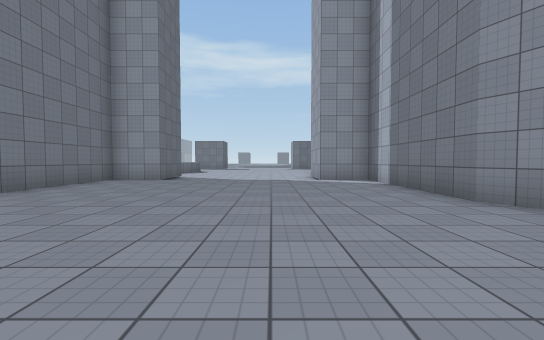
View 1 (above)

17 first-person views from a walk through a 3-D level made in the Unity game engine. The camera is 1.2 m above the floor, tilts 2° down and sees 90° across. The floor is counted in squares, 2 m on a side. Each view is taken from the middle of a square. On the plan, view 1 faces up. The plan holds only what a view shows up to about 9 squares ahead; the rest is blank. The place goes on beyond the plan. The player is left out. Surface patterns are stand-ins for the level's own textures.

View 2
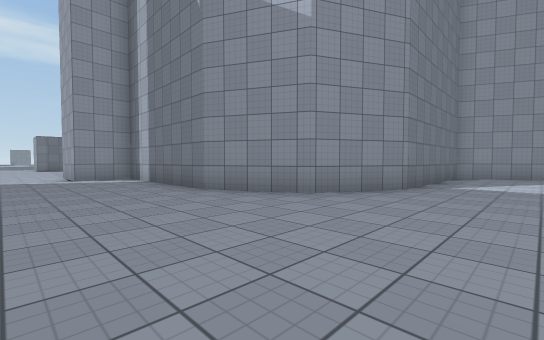

View 3
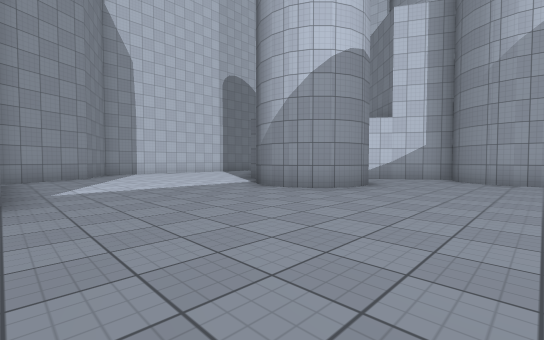

View 4
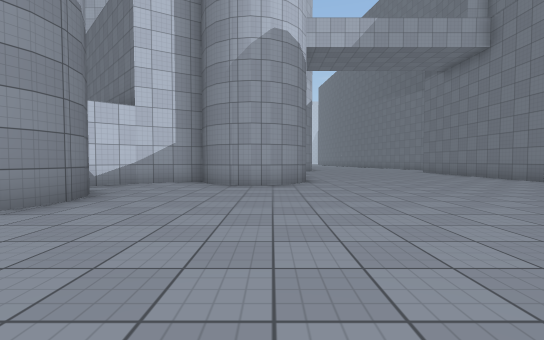

View 5
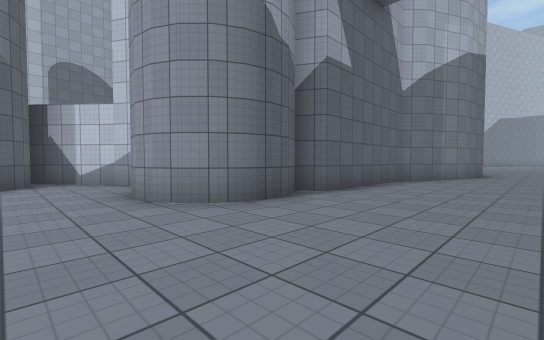

View 6
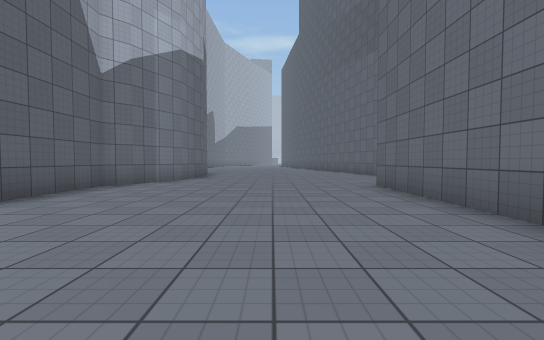

View 7
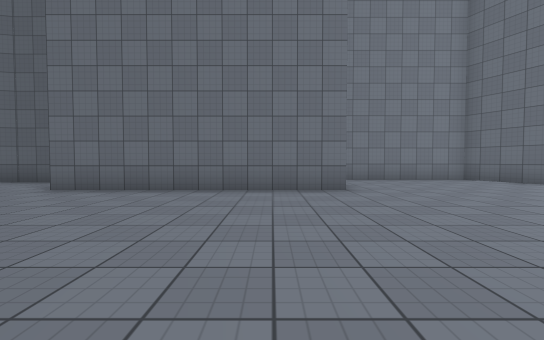

View 8
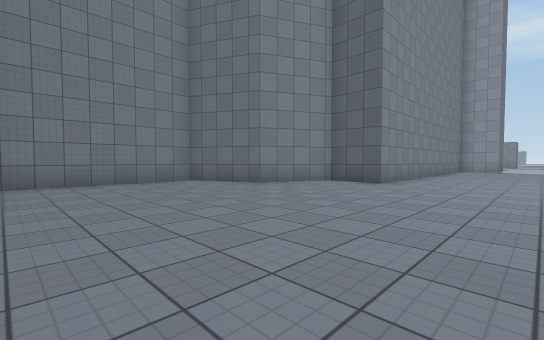

View 9
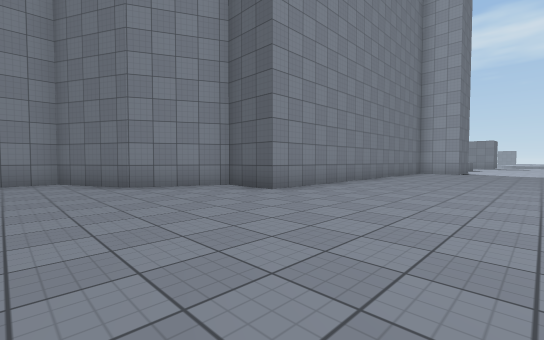

View 10
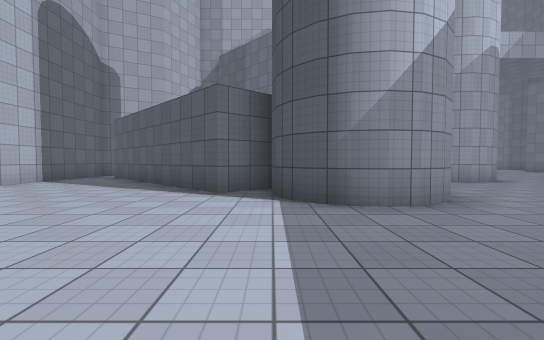

View 11
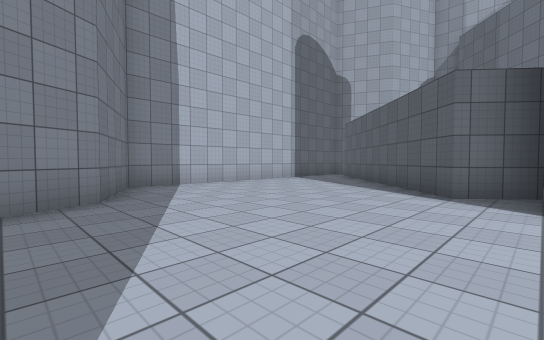

View 12
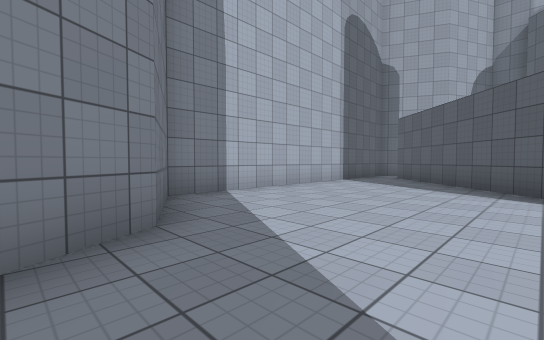

View 13
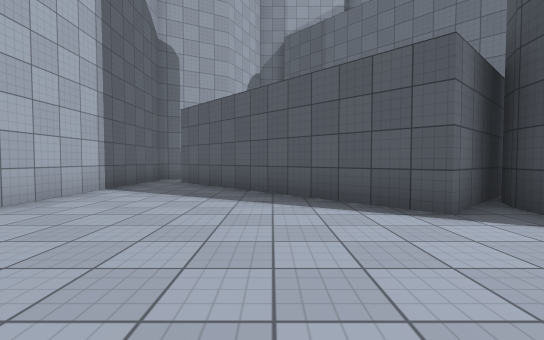

View 14
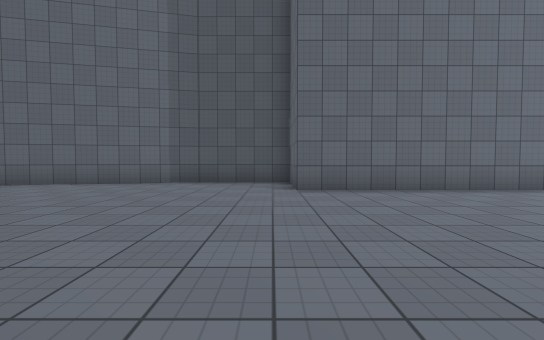

View 15
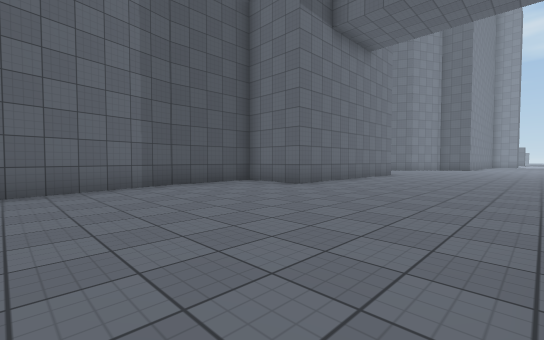

View 16
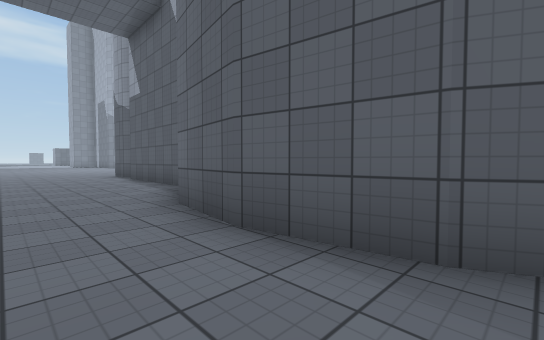

View 17
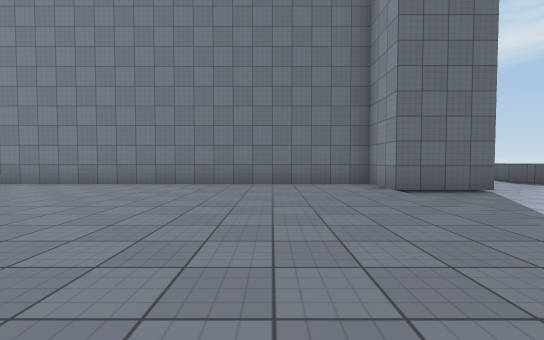

### Floor plan
Points are (right, up) in squares from view 1. A wall is a line through its corners. A room is listed if a view was taken in it or the views show most of it. See-through windows are left out.
Room 1 (views 1, 2, 3, 4, 5, 6, 7, 8, 9, 10, 11, 12, 13, 14, 15, 16, 17)
walls: (1, -7.6) (1.7, -7.5); (0.3, -8.1) (0.6, -7.8); (2, -7.6) (2.6, -7.9); (2.4, -7.8) (2.7, -8.1) (2.9, -8.6); (0, -8.8) (0, -8.7); (4, -4.8) (4.4, -3.9) (5, -3.6) (5.7, -3.5) (6.4, -3.8) (6.9, -4.3); (4.1, -4.3) (4.6, -3.8); (2.9, -8.9) (4.5, -8) (8, -5) (12.5, -9.6); (0.3, -9.9) (0.1, -9.5) (0, -8.8) (0.4, -7.9) (1.3, -7.5) (2.2, -7.6); (4.8, -6.4) (4.3, -5.9); (5.3, -3.5) (6.2, -3.6); (5.6, -6.5) (5, -6.4) (4.4, -6.1) (4.1, -5.5) (4, -5) (4.1, -4.5); (6.7, -4.1) (6.9, -4.5) (7, -5.2); (-6.5, -8.4) (-6.5, -14.5) (-8.5, -14.5) (-8.5, -17); (-3.9, 8.5) (-5, 8.5) (-5, -1) (-6.5, -1) (-7.5, -3) (-9.5, -4) (-9.5, -8); (12.9, -10.8) (13.5, -10.5) (13.5, -2) (11.5, -1) (10.5, 1) (6, 1) (4, 2) (3, 4) (3, 8.5) (1.9, 8.5); (-8.5, -16.9) (-7.7, -20.6); (-1, -20.1) (-1.2, -19.6) (-1.5, -18) (-1.2, -16.3) (-0.5, -14.9) (0, -14.4) (0, -10.5) (0.6, -10.2)

Where each view was taken, in squares from view 1:
view 1: 0 up, 0 right, facing up
view 2: 1 down, 0 right, facing up-right
view 3: 1 up, 1 right, facing down-right
view 4: 1 down, 1 right, facing down
view 5: 6 down, 3 left, facing down-right
view 6: 8 down, 4 left, facing down
view 7: 10 down, 1 left, facing left
view 8: 8 down, 2 left, facing up-left
view 9: 5 down, 1 left, facing up-left
view 10: 0 up, 7 right, facing down
view 11: 0 up, 7 right, facing down-right
view 12: 0 up, 9 right, facing down-right
view 13: 2 down, 10 right, facing down
view 14: 15 down, 1 left, facing left
view 15: 20 down, 2 left, facing up-left
view 16: 20 down, 3 left, facing up-right
view 17: 6 up, 2 right, facing left
